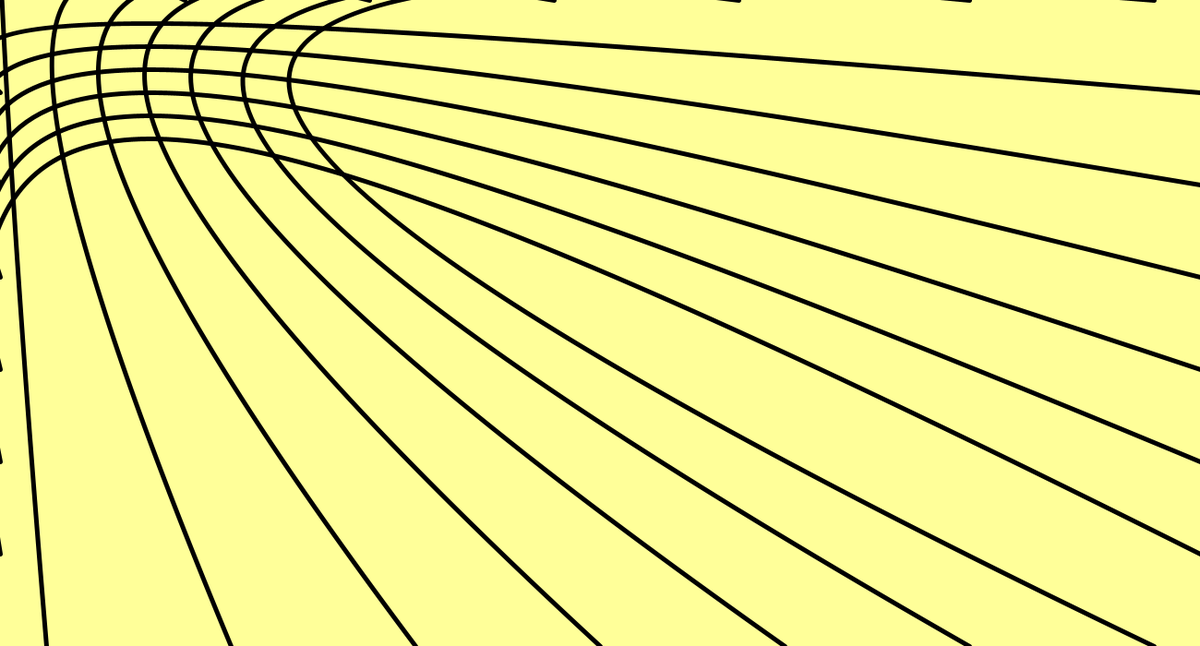
Frame 1 (no input)
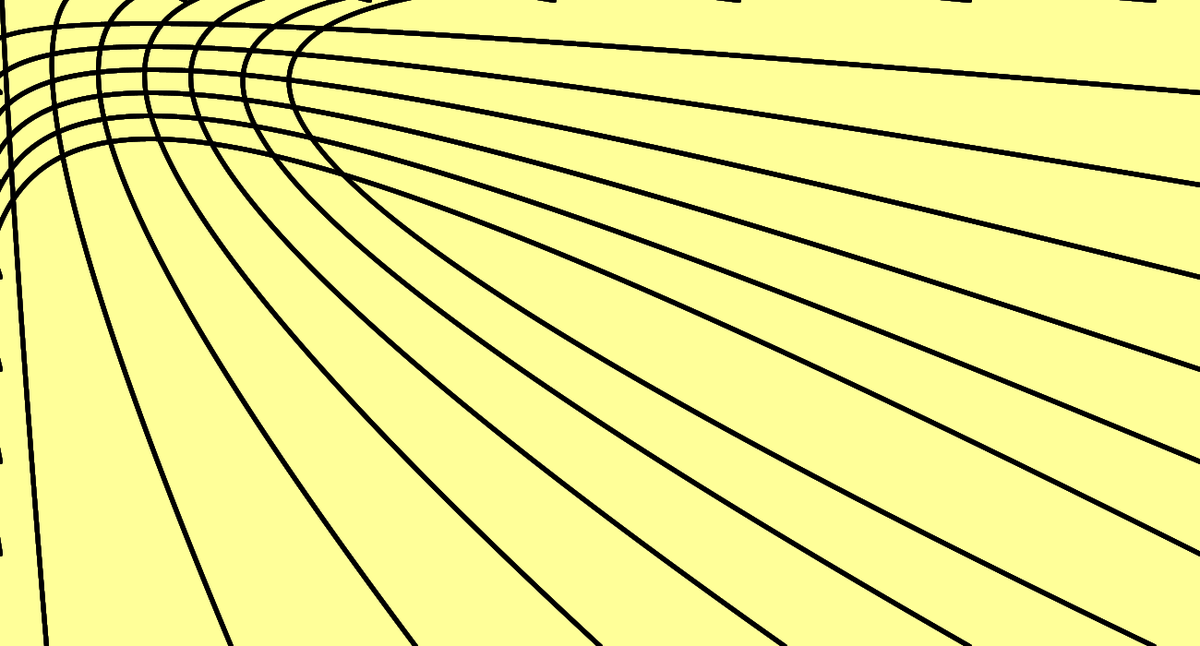
Frame 60 (the mouse pressed at the canvas centre just before this capture)
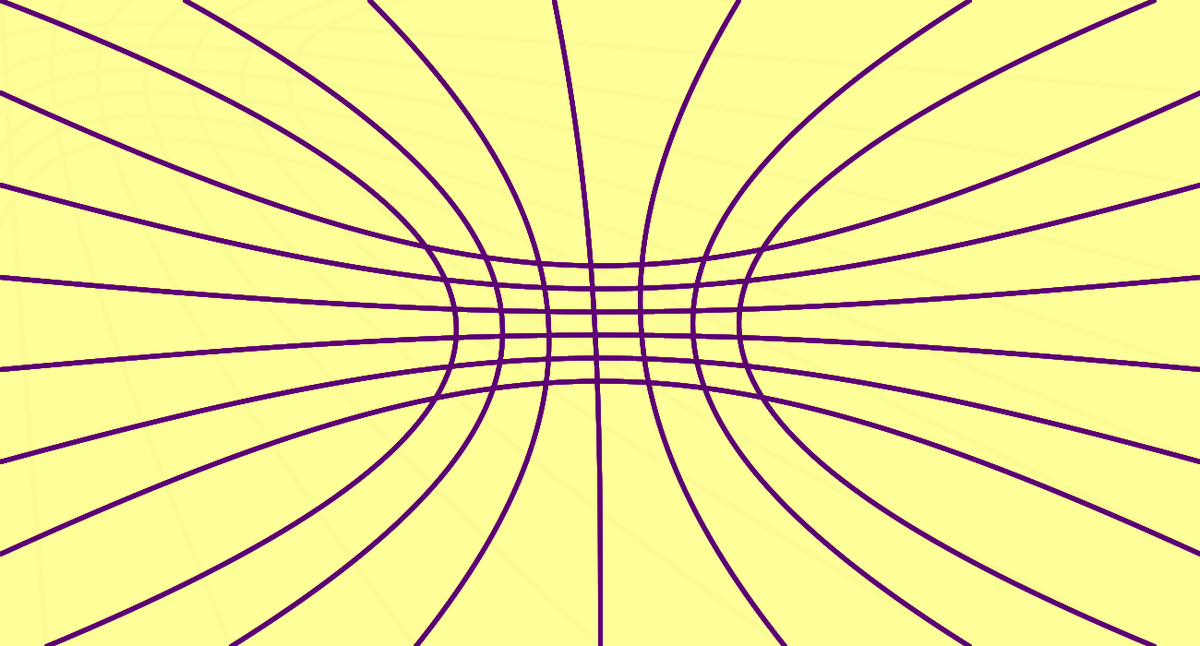
Frame 120 (the mouse held since frame 60 and released just before this capture)

The Processing sketch that drew these frames (run headless with seeded random() and noise(); from frame 60 on, the mouse is pressed at the canvas centre):

// Processing sketch: processing_141153
// ── processing_141153.pde

void setup()
{
  size( 1300, 700 );
  background( 255, 255, 153);
  smooth();
  frameRate(60);
}
 
void draw()
{
  noStroke();
  fill(255,255,153,30);
  rect(0,0,1300,700);
  noFill();
  stroke(mouseX/7,0,mouseY/3);
  strokeWeight(5);
 bezier(0,100,mouseX-100,mouseY,mouseX+100,mouseY,1300,100);
 bezier(0,200,mouseX-100,mouseY,mouseX+100,mouseY,1300,200);
 bezier(0,300,mouseX-100,mouseY,mouseX+100,mouseY,1300,300);
 bezier(0,400,mouseX-100,mouseY,mouseX+100,mouseY,1300,400);
 bezier(0,500,mouseX-100,mouseY,mouseX+100,mouseY,1300,500);
 bezier(0,600,mouseX-100,mouseY,mouseX+100,mouseY,1300,600);
 bezier(0,0,mouseX,mouseY-100,mouseX,mouseY+100,50,700);
 bezier(200,0,mouseX,mouseY-100,mouseX,mouseY+100,250,700);
 bezier(400,0,mouseX,mouseY-100,mouseX,mouseY+100,450,700);
 bezier(600,0,mouseX,mouseY-100,mouseX,mouseY+100,650,700);
 bezier(800,0,mouseX,mouseY-100,mouseX,mouseY+100,850,700);
 bezier(1050,0,mouseX,mouseY-100,mouseX,mouseY+100,1050,700);
 bezier(1250,0,mouseX,mouseY-100,mouseX,mouseY+100,1250,700);
 noStroke();

}
